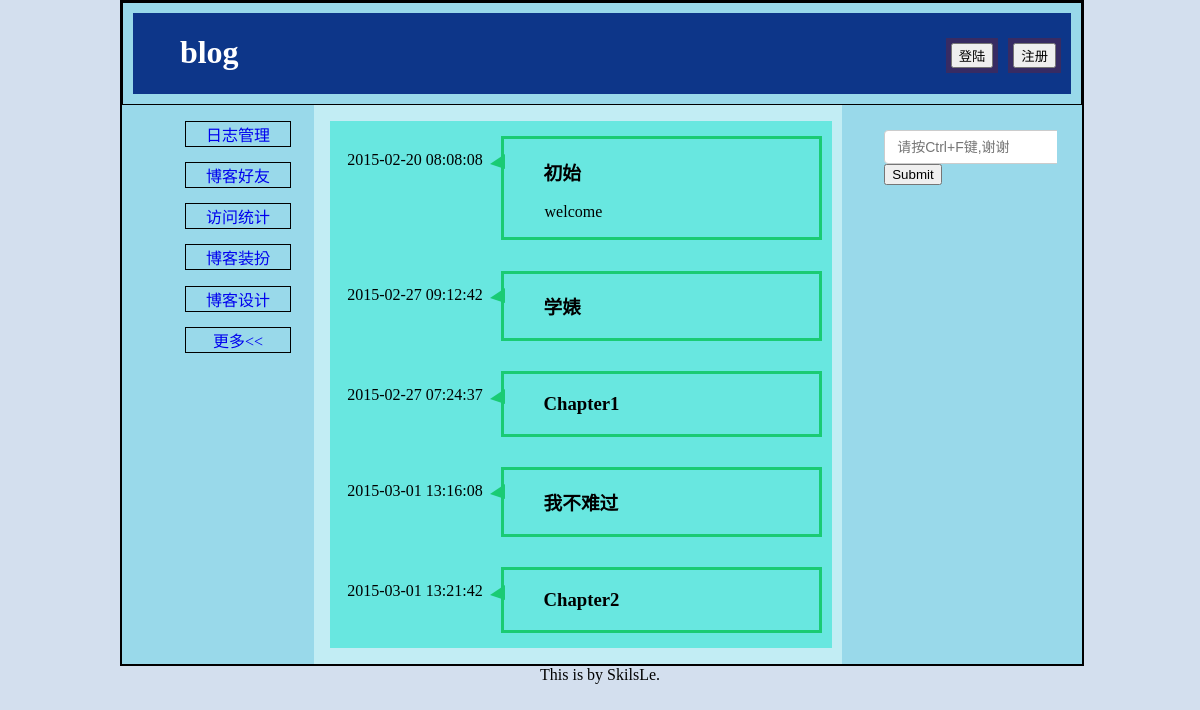
Before: / with the older database file.
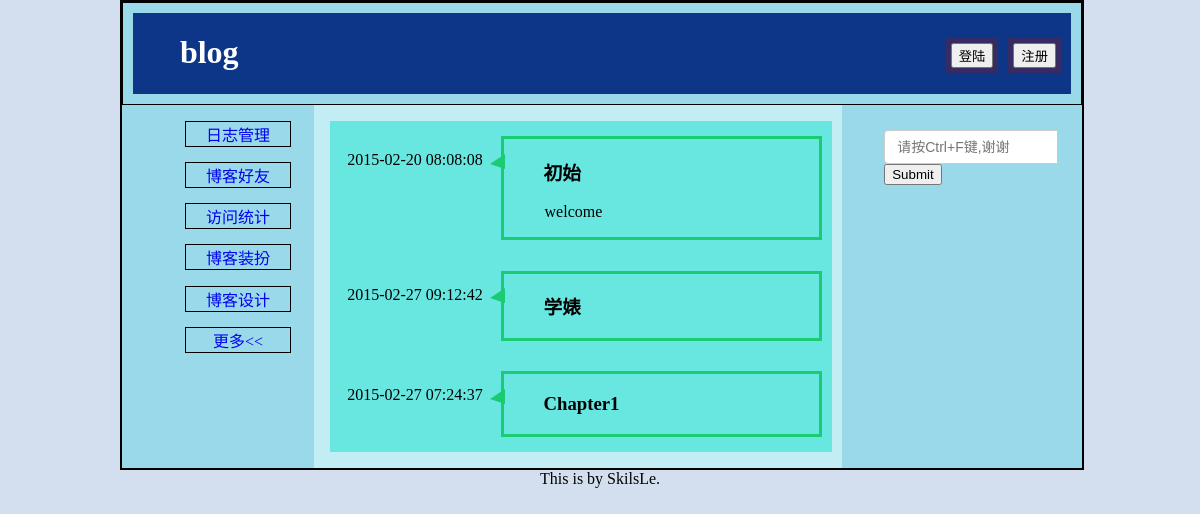
After: the same page with the newer database file.
### tables this page shows
CREATE TABLE IF NOT EXISTS `blog_content` (
  `user_id` int(11) NOT NULL,
  `user_name` varchar(10) NOT NULL,
`content_id` int(11) NOT NULL,
  `content_title` varchar(225) NOT NULL,
  `type` varchar(32) NOT NULL,
  `content` text NOT NULL,
  `time` timestamp NOT NULL DEFAULT CURRENT_TIMESTAMP ON UPDATE CURRENT_TIMESTAMP
);

### index.php (the view, shortened to what this page needs)
<!doctype html>
<html lang="en">
<head>
	<link rel="stylesheet" href="css/index_style.css">
	<link rel="stylesheet" href="css/timeline.css">
</head>
<body>
<div id="main">
	<div id="header_out">
		<div id="header">
			<div id="header_left">
				<h1>blog</h1>
			</div>
			<div id="header_right">
				<li><button type="submit" href="#" id="zhuce">注册</button></li>
				<li><button type="submit" href="#" id="denglu">登陆</button></li>
			</div>
		</div>
	</div>
	<div id="body">
		<div id="body_left">
			<ul>
				<li><a href="#">日志管理</a></li>
				<li><a href="#">博客好友</a></li>
				<li><a href="#">访问统计</a></li>
				<li><a href="#">博客装扮</a></li>
				<li><a href="#">博客设计</a></li>
				<li><a href="#">更多<<</a></li>
			</ul>
		</div>
				<div class="body_right" style="display:block;">
			<div class="container">
				<ul id="timeline" class="timeline">
												<li class="active">
						<div class="thumb">
							<span>2015-02-20 08:08:08</span>
						</div>
						<s class="check">
						</s>
						<div class="timeline_content">
							<h3>初始</h3>
							<p id="p" style="display:block;">welcome</p>
						</div>
					</li>
					<?php
					include"php/connect.php";
					$result = $db->query("SELECT * FROM `blog_content`");
					foreach ($result as $value) {
						$content=$value['content'];
							echo <<<STR
							<li class="active">
						<div class="thumb">
							<span>{$value['time']}</span>
						</div>
						<s class="check">
						</s>
						<div class="timeline_content">
							<b></b>
							<h3>{$value['content_title']}</h3>
STR;
					print("<p id='p'> ".substr($content,0,80)."<a href='php/content1.php?content_id=".$value['content_id']."&expert_id=&page_t=1'>全文<<</a></p>
						</div>
					</li>");
					}
					 ?>
				</ul>
			</div>
		</div>
		<div id="search">
			<input type="text" class="form-control" placeholder="请按Ctrl+F键,谢谢">
		    <button type="submit" class="btn btn-default">Submit</button>
		</div>
	</div>
</div>
	<div id="footer">
		This is by SkilsLe.
	</div>
</body>
</html>

Changed rows visible on the page:
removed blog_content: time "2015-03-01 13:16:08", content_title "我不难过"
removed blog_content: time "2015-03-01 13:21:42", content_title "Chapter2"
